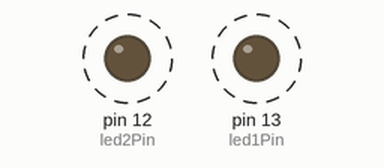
A sketch run on a simulated Arduino Uno, built with avr-gcc and run on an emulated ATmega328P. Shown: output pins drawn as LEDs (lit = HIGH). Dashed ring = blinking.

Above: at 0.15 s.
Timing chart, 0 to 3.0 s (numbered marks = the images above):
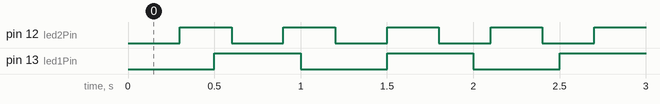

The sketch:

blink_wo_delay_2leds.ino
```cpp
//LED'lerin bagli oldugu pinler
#define led1Pin 13
#define led2Pin 12

//baslangic degerleri ve bekleme sureleri
bool led1Durum = LOW;
bool led2Durum = LOW;
unsigned long oncekiZaman1 = 0;
unsigned long oncekiZaman2 = 0;
const long aralik1 = 500;
const long aralik2 = 300;

void setup()
{
  //LED pinlerini cikis olarak ayarla
  pinMode(led1Pin, OUTPUT);
  pinMode(led2Pin, OUTPUT);
}

void loop()
{
  //suanki zamani hafizada tut
  unsigned long simdikiZaman = millis();

  //suanki zaman ile bir onceki zamanin farki birinci LED'in bekleme suresi kadar ise
  if(simdikiZaman - oncekiZaman1 >= aralik1)
  {
    //zaman bilgisini sifirla
    oncekiZaman1 = simdikiZaman;
    //led1Durum'u tersine cevir
    led1Durum = !led1Durum;
  }

  //suanki zaman ile bir onceki zamanin farki ikinci LED'in bekleme suresi kadar ise
  if(simdikiZaman - oncekiZaman2 >= aralik2)
  {
    //zaman bilgisini sifirla
    oncekiZaman2 = simdikiZaman;
    //led2Durum'u tersine cevir
    led2Durum = !led2Durum;
  }
  //LED durum degiskenlerini LED'lere yaz
  digitalWrite(led1Pin, led1Durum);
  digitalWrite(led2Pin, led2Durum);
}
```

Measured:
- by itself, pin 12 (led2Pin): alternates HIGH for 0.30 s and LOW for 0.30 s
- by itself, pin 13 (led1Pin): alternates HIGH for 0.50 s and LOW for 0.50 s
- by itself, everything shown: repeats every 3.0 s, in 14 steps
